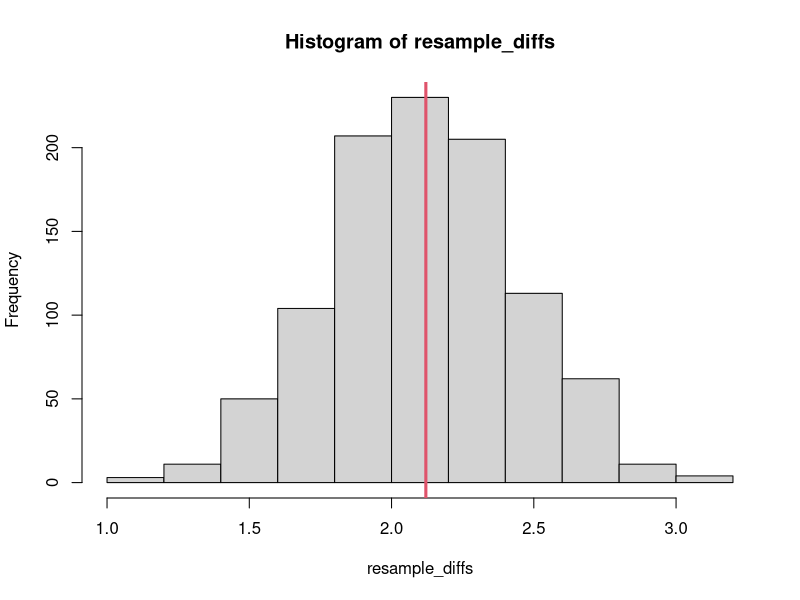
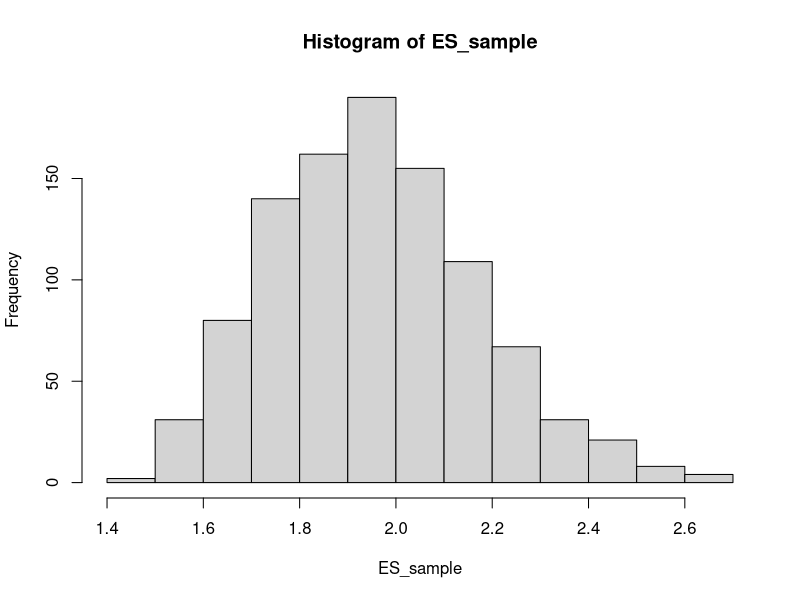

These charts were generated, in order, by the following R code:
## ---- chunk 1
population_values <- 1:3
n_samples <- 100000
probs <- c(.5, .2, .3)
my_draw <- sample (population_values, n_samples, probs, replace=TRUE)
table(my_draw)
## ---- chunk 2
  sample(5)
  sample(1:6)
## ---- chunk 3
  replicate(3,sample(c("Curly","Larry","Moe","Shemp")))
## ---- chunk 4
  sample(list("A",3,sum))
## ---- chunk 5
bootstrap_resample <- function (data) sample(data, length(data), replace=TRUE) 
replicate(5, bootstrap_resample (6:10))
## ---- chunk 6
library(MASS)
diff_in_means <- function(df) {
  mean(df[df$Sex=="M","Hwt"]) - mean(df[df$Sex=="F","Hwt"])
  }
resample_diffs <- replicate(1000, diff_in_means(cats[bootstrap_resample(1:nrow(cats)),]))


hist(resample_diffs); abline(v=diff_in_means(cats), col=2, lwd=3)
## ---- chunk 7
exrates <- na.omit(read.csv("data/exrates.csv", header = TRUE))
exrates.r <- diff(log(as.matrix(exrates[, -1]))) * 100
ES_calc <- function(data, prob){
  data <- as.matrix(data)
  return(mean(data[data > quantile(data, prob),]))
}
bootstrap_resample <- function (data) {
  sample(data, length(data), replace=TRUE)
}
replicate(5, bootstrap_resample (6:10))

ES_1 <- ES_calc(exrates.r[,1], 0.95)
bootstrap_resample <- function (data, n_sample) sample(data, n_sample, replace=TRUE) 
t(replicate(5, bootstrap_resample (6:10, 3)))
ES_sample <- replicate(1000, ES_calc(bootstrap_resample (exrates.r[,1], 250), 0.95))
hist(ES_sample)
q_0.025 <- quantile(ES_sample, 0.025)
q_0.975 <- quantile(ES_sample, 0.975)
q_0.500 <- quantile(ES_sample, 0.500)

